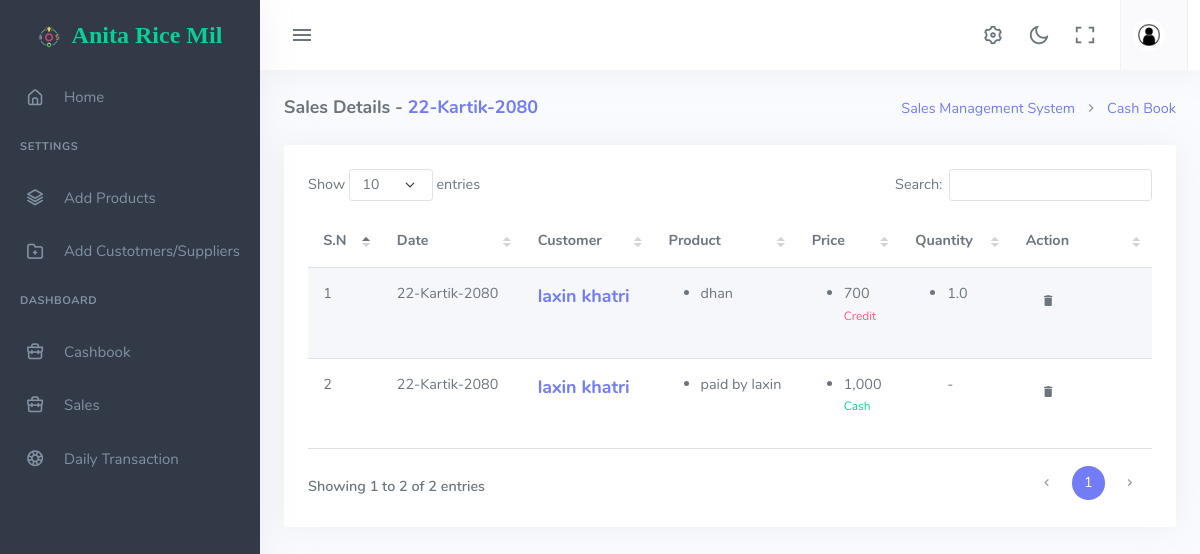
The page /sales-dashboard/details/22-Kartik-2080 on the database its author committed.
### app/models.py (models this page shows, shortened)
class Sales(models.Model):
    payment_method =(('paid','Paid'),
                     ('partially_paid','Partially Paid'),
                     ('unpaid','Unpaid'))
    customer = models.ForeignKey(Customer, on_delete=models.CASCADE, related_name='customer')
    bill_no  = models.IntegerField(null=True, blank=True)
    phone_number = models.CharField(max_length=20)
    address = models.CharField(max_length=150)
    email = models.EmailField(null=True, blank=True)
    payment_status= models.CharField(choices=payment_method, max_length=150,null= True, blank=True)
    total_amount = models.IntegerField(default=0,null=True, blank=True)
    remaining_amount = models.IntegerField(default=0, null= True, blank=True)
    paid_amount = models.IntegerField(default=0, null=True, blank=True)
    nepali_create_date = models.CharField(max_length=200,default=nepali_datetime.date.today().strftime("%d-%B-%Y"), null=True, blank=True) #widget=models.HiddenInput(),,editable=False
    created_date = models.DateField(auto_now_add=True)
    modified_date = models.DateField(auto_now=True)
    deleted_date = models.DateField(null=True, blank=True)
    remarks = models.TextField(null = True, blank= True)
    class Meta:
        ordering = ['-id',]
    def get_total_cost(self):
        return sum([item.get_cost() for item in self.sales_id.all()])
    def get_remaining_amount(self):
        if self.paid_amount is None:
            amount = 0
        else:
            amount = self.paid_amount
        remaining = self.get_total_cost() - amount
        return remaining

class Customer(models.Model):
    name = models.CharField(max_length=150)
    toll = models.ForeignKey(Toll, on_delete=models.CASCADE, related_name='customer_toll', null=Toll, blank=True)
    address =models.CharField(max_length=150, null=True, blank=True)
    phone_number = models.CharField(max_length=20,null=True, blank=True)
    email = models.CharField(max_length=150, null=True, blank=True)
    name_slug = AutoSlugField(populate_from='name', unique=True)
    added_date = models.DateField(auto_now=True)
    nepali_added_date = models.CharField(max_length=200,default=nepali_datetime.date.today().strftime("%d-%B-%Y"), null=True, blank=True)
    class Meta:
        ordering =['-id',]
    def __str__(self):
        return self.name

class SalesItem(models.Model):
    sales_id = models.ForeignKey(Sales, on_delete= models.CASCADE, related_name='sales_id')
    product = models.ForeignKey(Product, on_delete= models.CASCADE, related_name='sales_product')
    price = models.PositiveIntegerField()
    quantity = models.FloatField()
    unit = models.ForeignKey(ProductUnit, on_delete=models.CASCADE, related_name='productunit')
    nepali_create_date = models.CharField(max_length=200,default=nepali_datetime.date.today().strftime("%d-%B-%Y"))
    created_date = models.DateField(auto_now=True)
    modified_date = models.DateField(null=True, blank=True)
    deleted_date = models.DateField(null=True, blank=True)
    class Meta:
        ordering =['-id']
    def get_cost(self):
        return self.price

class Product(models.Model):
    product_name = models.CharField(max_length=150)
    image = models.ImageField(upload_to='productimage/', null=True, blank=True)
    qty = models.FloatField(null=True, default=0)
    class Meta:
        ordering =['id']
    def __str__(self):
        return self.product_name

### app/views.py (the view)
# urls.py: path('sales-dashboard/details/<slug:date>', views.date_related_sales, name='date_related_sales'),
def date_related_sales(request, date):
    sales = Sales.objects.filter(nepali_create_date= date)
    return render(request,'app/sales_details_table.html',{'sales':sales, 'date':date})

### app/context_processor.py (called while the page is built)
def calculate(request):
    instances = Sales.objects.all()
    total_amounts = sum(sale.get_remaining_amount() for sale in instances)
    dailytransaction = DailyTransaction.objects.all()
    expenses = Expenses.objects.all()
    purchase = Purchase.objects.all()
    total_purchase = sum(item.get_total_cost() for item in purchase)
    total_expenses=sum(exp.get_cost() for exp in expenses)
    return({
        'total_sales':total_amounts,
        'total_purchase':total_purchase,
        'total_expenses':total_expenses,
    })

### app/templatetags/custome_filter.py (called while the page is built)
@register.filter
def nepalicurrencyFormat(n):
    if isinstance(n, str) and n.endswith('.0'):
        n = n[:-3]  # Remove the '.00' from the end of the string
    d = decimal.Decimal(str(n))
    if d.as_tuple().exponent < -2:
        s = str(n)
    else:
        s = '{0:.2f}'.format(n)
    l = len(s)
    i = l-1
    res = ''
    flag = 0
    k = 0
    while i >= 0:
        if flag == 0:
            res = res + s[i]
            if s[i] == '.':
                flag = 1
        elif flag == 1:
            k = k + 1
            res = res + s[i]
            if k == 3 and i - 1 >= 0:
                res = res + ','
                flag = 2
                k = 0
        else:
            k = k + 1
            res = res + s[i]
            if k == 2 and i - 1 >= 0:
                res = res + ','
                flag = 2
                k = 0
        i = i - 1
    return res[::-1]

@register.filter
def remove_decimal(value):
    if isinstance(value, str) and (value.endswith('.00') or value.endswith('.0')):
        return value[:-3]
    return value

### app/templates/app/sales_details_table.html (shortened to what this page needs)
{% extends  'app/tablebase.html' %}
{% load static %}
{% load custome_filter %}
{% block content %}
        <div class="content-page">
            <div class="content">
                <div class="container-fluid">
                    <div class="row">
                        <div class="col-12">
                            <div class="page-title-box">
                                <div class="page-title-right">
                                    <ol class="breadcrumb m-0">
                                        <li class="breadcrumb-item"><a href="javascript: void(0);">Sales Management System</a></li>
                                        <li class="breadcrumb-item"><a href="javascript: void(0);">Cash Book</a></li>
                                    </ol>
                                </div>
                                <h4 class="page-title">Sales Details -<span class="text-primary"> {{date}}</span></h4>
                            </div>
                        </div>
                    </div>
                    <div class="row">
                        <div class="col-12">
                            <div class="row">
                                <div class="col-12">
                                    <div class="card">
                                        <div class="card-body">
                                            <div class="tab-content ">
                                                    <table id="row-callback-datatable" class="table table-striped dt-responsive nowrap w-100 ">
                                                        <thead>
                                                            <tr>
                                                                <th >S.N</th>
                                                                <th>Date</th>
                                                                <th >Customer</th>
                                                                <th>Product</th>
                                                                <th>Price</th>
                                                                <th >Quantity</th>
                                                                <th style="width: 120px;">Action</th>
                                                            </tr>
                                                        </thead>
                                                        <tbody>
                                                            {% for item in sales %}
                                                            <tr>
                                                                <td >
                                                                    {{forloop.counter}}
                                                                </td>
                                                                <td>{{item.nepali_create_date}}</td>
                                                                <td><a href="{% url 'app:salesList' item.customer.id %}" style="font-size: large; font-weight: 800;">{{item.customer}}</a></td>
                                                                <td>
                                                                    <ul>
                                                                    {% if item.sales_id.all %}
                                                                        {% for product in item.sales_id.all %}
                                                                        <li>{{product.product}}</li>
                                                                        {% endfor %}
                                                                    {% else %}
                                                                        <li>{{item.remarks}}</li>
                                                                    {% endif %}
                                                                    </ul>
                                                                </td>
                                                                <td >
                                                                    <ul>
                                                                        {% if item.sales_id.all %}
                                                                            {% for product in item.sales_id.all %}
                                                                            <li>{{product.price|nepalicurrencyFormat|remove_decimal}}</li>
                                                                            {% endfor %}
                                                                            <small class="text-danger">Credit</small>
                                                                        {% else %}
                                                                            <li>{{item.paid_amount|nepalicurrencyFormat|remove_decimal}}</li>
                                                                            <small class="text-success">Cash</small>
                                                                        {% endif %}
                                                                    </ul>
                                                                </td>
                                                                <td>
                                                                    <ul>
                                                                        {% for product in item.sales_id.all %}
                                                                            <li>{{product.quantity}}</li>
                                                                        {% empty %}
                                                                            -
                                                                        {% endfor %}
                                                                    </ul>
                                                                </td>
                                                                <td>
                                                                    <button  type="button" class="btn" data-bs-toggle="modal" data-bs-target="#deletesales-{{item.id}}"><i class="mdi mdi-delete"></i></button>
                                                                </td>
                                                            </tr>
                                                            {% endfor %}
                                                        </tbody>
                                            </table>
                                            </div>
                                        </div>
                                    </div>
                                </div>
                            </div>
                        </div>
                    </div>
                </div>
            </div>
{% endblock %}

### rows shown on the page
Sales: nepali_create_date "22-Kartik-2080", customer "laxin khatri"
SalesItem: product "dhan", price|nepalicurrencyFormat "700", quantity "1.0"
Sales: nepali_create_date "22-Kartik-2080", customer "laxin khatri", remarks "paid by laxin", paid_amount|nepalicurrencyFormat "1,000"

### other values the page prints
{{ date }} "22-Kartik-2080"
